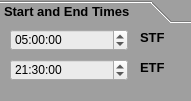
      <widget class="QToolBox" name="StartEndTimesToolBox">
       <property name="geometry">
        <rect>
         <x>50</x>
         <y>200</y>
         <width>191</width>
         <height>101</height>
        </rect>
       </property>
       <property name="font">
        <font>
         <family>MS Sans Serif</family>
         <pointsize>10</pointsize>
         <weight>75</weight>
         <bold>true</bold>
        </font>
       </property>
       <property name="layoutDirection">
        <enum>Qt::LeftToRight</enum>
       </property>
       <property name="styleSheet">
        <string notr="true">background-color: rgb(159, 159, 159);</string>
       </property>
       <property name="currentIndex">
        <number>0</number>
       </property>
       <widget class="QWidget" name="StartEndTimesPage">
        <property name="geometry">
         <rect>
          <x>0</x>
          <y>0</y>
          <width>191</width>
          <height>66</height>
         </rect>
        </property>
        <property name="font">
         <font>
          <family>MS Sans Serif</family>
          <pointsize>10</pointsize>
          <weight>75</weight>
          <bold>true</bold>
         </font>
        </property>
        <property name="contextMenuPolicy">
         <enum>Qt::DefaultContextMenu</enum>
        </property>
        <attribute name="label">
         <string>Start and End Times</string>
        </attribute>
        <widget class="QTimeEdit" name="STFtimeEdit">
         <property name="geometry">
          <rect>
           <x>10</x>
           <y>0</y>
           <width>118</width>
           <height>22</height>
          </rect>
         </property>
         <property name="font">
          <font>
           <family>MS Sans Serif</family>
          </font>
         </property>
         <property name="autoFillBackground">
          <bool>false</bool>
         </property>
         <property name="styleSheet">
          <string notr="true">background-color: rgb(235, 235, 235);</string>
         </property>
         <property name="dateTime">
          <datetime>
           <hour>5</hour>
           <minute>0</minute>
           <second>0</second>
           <year>2022</year>
           <month>3</month>
           <day>15</day>
          </datetime>
         </property>
         <property name="time">
          <time>
           <hour>5</hour>
           <minute>0</minute>
           <second>0</second>
          </time>
         </property>
        </widget>
        <widget class="QTimeEdit" name="ETFtimeEdit">
         <property name="geometry">
          <rect>
           <x>10</x>
           <y>30</y>
           <width>118</width>
           <height>22</height>
          </rect>
         </property>
         <property name="font">
          <font>
           <family>MS Sans Serif</family>
          </font>
         </property>
         <property name="autoFillBackground">
          <bool>false</bool>
         </property>
         <property name="styleSheet">
          <string notr="true">background-color: rgb(235, 235, 235);</string>
         </property>
         <property name="dateTime">
          <datetime>
           <hour>21</hour>
           <minute>30</minute>
           <second>0</second>
           <year>2022</year>
           <month>3</month>
           <day>15</day>
          </datetime>
         </property>
         <property name="time">
          <time>
           <hour>21</hour>
           <minute>30</minute>
           <second>0</second>
          </time>
         </property>
        </widget>
        <widget class="QLabel" name="STFlabel">
         <property name="geometry">
          <rect>
           <x>140</x>
           <y>0</y>
           <width>31</width>
           <height>16</height>
          </rect>
         </property>
         <property name="font">
          <font>
           <family>MS Sans Serif</family>
           <weight>75</weight>
           <bold>true</bold>
          </font>
         </property>
         <property name="text">
          <string>STF</string>
         </property>
        </widget>
        <widget class="QLabel" name="ETFlabel">
         <property name="geometry">
          <rect>
           <x>140</x>
           <y>30</y>
           <width>31</width>
           <height>16</height>
          </rect>
         </property>
         <property name="font">
          <font>
           <family>MS Sans Serif</family>
           <weight>75</weight>
           <bold>true</bold>
          </font>
         </property>
         <property name="text">
          <string>ETF</string>
         </property>
        </widget>
       </widget>
      </widget>
